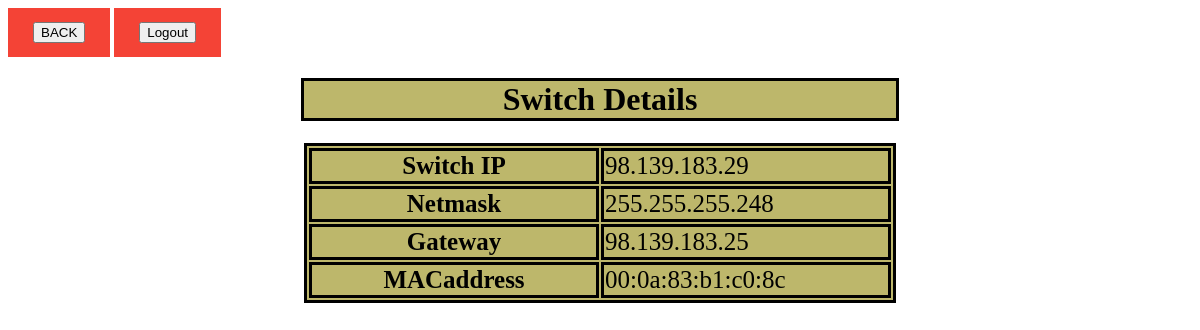
/displaybyIP?var=98.139.183.29 (signed in), run on the app's committed database.
### switch/models.py (models this page shows)
class switch_details(models.Model):
	switch_model=models.CharField(max_length=100)
	switch_ip=models.CharField(max_length=100)
	netmask=models.CharField(max_length=100)
	gateway=models.CharField(max_length=100)
	mac_address=models.CharField(max_length=100)

### switch/views.py (the view)
# urls.py: path('displaybyIP',views.displaybyIP, name="displaybyIP"),
@login_required(login_url="login")
def displaybyIP(request):
     varIP=request.GET['var']
     ip = switch_details.objects.raw('SELECT * FROM switch_switch_details WHERE switch_ip=%s',[varIP])
     return render(request, 'switch_items.html',{'ip': ip})

### switch/templates/switch_items.html (shortened to what this page needs)
<html>
<head>
</head>
<body>
<div class="s">
<p><a href="{% url 'main' %}"><input type="button" value="BACK"></input></a>
{% if user.is_authenticated %}
<a href="{% url 'logout' %}"><input type="button" value="Logout"></input></a>
{% endif %}
</p>
</div>
<center><div>
<h1> Switch Details</h1>
<table>
    <tr>
      <th>Switch IP</th>
      {% for data in ip %}
      <td>{{data.switch_ip}}</td>
      {% endfor %}
     </tr>
    <tr>
      <th>Netmask</th>
      {% for data in ip %}
      <td>{{data.netmask}}</td>
      {% endfor %}
    </tr>
    <tr>
      <th>Gateway</th>
      {% for data in ip %}
      <td>{{data.gateway}}</td>
      {% endfor %}
    </tr>
    <tr>
      <th>MACaddress</th>
      {% for data in ip %}
      <td>{{data.mac_address}}</td>
      {% endfor %}
    </tr>
</table>
</div></center>
</body>
</html>

### switch/templates/switch_items.html (style rules this page uses)
table, th, td { border: 3px solid black; width:50%; font-size: 125%; background-color:#BDB76B; }
h1 { color:Black; background-color:#BDB76B; width:50%; border: 3px solid black; }
a:link, a:visited { background-color: #f44336; color: white; padding: 14px 25px; text-align: center; text-decoration: none; display: inline-block; }

### data on the page
switch_details: switch_ip "98.139.183.29", netmask "255.255.255.248", gateway "98.139.183.25", mac_address "00:0a:83:b1:c0:8c"
